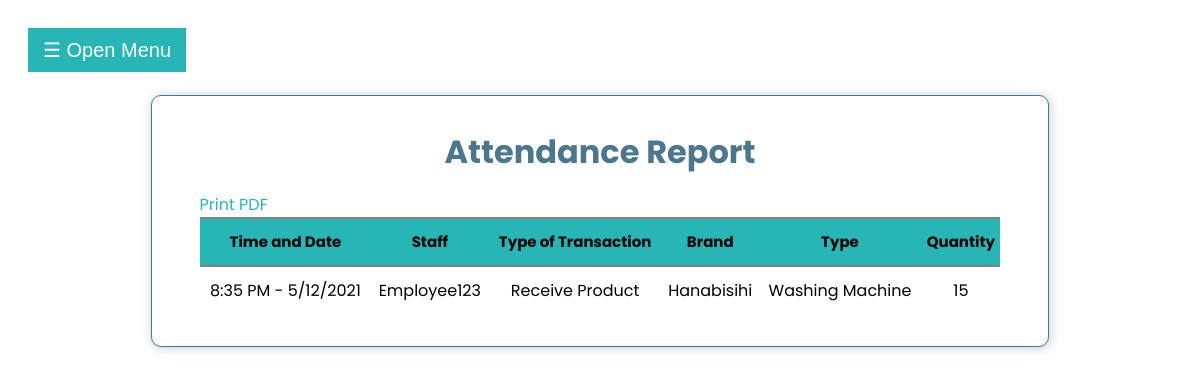
/Admin-Report/Admin-Attendance-report.php (signed in), run on the app's committed database.
### tables this page shows
CREATE TABLE `tb_daily_attendance` (
  `id` int(11) NOT NULL,
  `time` varchar(255) NOT NULL,
  `date` varchar(255) NOT NULL,
  `staff` varchar(255) NOT NULL,
  `typeOfTransaction` varchar(255) NOT NULL,
  `brand` varchar(255) NOT NULL,
  `type` varchar(255) NOT NULL,
  `quantity` varchar(255) NOT NULL
);

### Admin-Report/Admin-Attendance-report.php (the view, shortened to what this page needs)
<?php
    $db = mysqli_connect('localhost', 'root', '', 'warehouse_management_system');
?>
<!DOCTYPE html>
<html lang="en">
<head>
    <link rel="stylesheet" href="../CSS/admin-attendance-report.css">
    <link rel="stylesheet" href="https://cdnjs.cloudflare.com/ajax/libs/font-awesome/4.7.0/css/font-awesome.min.css">
    <link rel="stylesheet" href="https://use.fontawesome.com/releases/v5.15.3/css/all.css">
</head>
<body>
    <div id="main">
        <button class="openbtn" onclick="openNav()">&#9776; Open Menu</button>
        <div class="container">
            <h1 class="attendance-report-header">Attendance Report</h1>
            <div class="print-btn-div">
                <a href="attendance-report-pdf.php" target="_blank" class="print-btn">Print PDF</a>
            </div>
            <table>
                <thead>
                    <th>Time and Date</th>
                    <th>Staff</th>
                    <th>Type of Transaction</th>
                    <th>Brand</th>
                    <th>Type</th>
                    <th>Quantity</th>
                </thead>
                <tbody>
                    <?php
                        $sql = "SELECT * FROM tb_daily_attendance";
                        $result = $db->query($sql);
                        if ($result->num_rows > 0) {
                            while($row = $result->fetch_assoc()) {
                                ?>
                                    <tr>
                                        <td><?php echo $row['time'] . " - " . $row['date'];?></td>
                                        <td><?php echo $row['staff'];?></td>
                                        <td><?php echo $row['typeOfTransaction'];?></td>
                                        <td><?php echo $row['brand'];?></td>
                                        <td><?php echo $row['type'];?></td>
                                        <td><?php echo $row['quantity'];?></td>
                                    </tr>
                                <?php
                            }
                        }
                    ?>
                </tbody>
            </table>
        </div>
    </div>
</body>
</html>

### CSS/admin-attendance-report.css (style rules this page uses)
body { font-family: 'Poppins', sans-serif; }
.container { background-color: #fff; border: 1px solid #4B778D; border-radius: 10px; box-shadow: 1px 1px 10px 1px rgb(75, 119, 141, 30%); width: 70%; margin: 2% auto; padding: 2rem 3rem; }
.attendance-report-header { color: #4B778D; text-align: center; margin: 0 0 0.8rem; }
.print-btn-div { margin: 1rem 0 0 0; }
.print-btn { text-decoration: none; color: #28B5B5; }
table { width: 100%; border-collapse: collapse; }
thead { background: #28B5B5; font-size: 15px; text-align: left; position: sticky; }
th { text-align: center; }
td { text-align: center; }
tr { border-top: 2px solid #808080; height: 3rem; margin-bottom: 5rem; }
.openbtn { font-size: 20px; cursor: pointer; background-color: #28B5B5; color: white; padding: 10px 15px; border: none; }
#main { transition: margin-left .5s; padding: 20px; }

### data on the page
tb_daily_attendance: time "8:35 PM", date "5/12/2021", staff "Employee123", typeOfTransaction "Receive Product", brand "Hanabisihi", type "Washing Machine", quantity "15"
